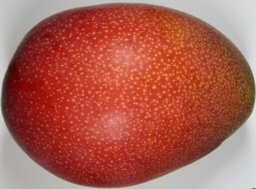
#> input picture dataset/class_a/0359_shrinked.JPG, 256 x 189 px, shrunk from 3151 x 2331 before the run
$ python main_square.py dataset/class_a/0359_shrinked.JPG 100 5
#> lines starting #> are read from the running program, lines starting #| are printed output that depends on the picture; after the words box and inside, x2 and y2 are one past the last pixel; in counts of white or black regions, pixels touching at a corner belong together
import numpy as np
import cv2
import matplotlib.pyplot as plt
import pandas as pd

import random
import sys

import pdb

file_name = sys.argv[1]
size = int(sys.argv[2])
stride = int(sys.argv[3])

# image = cv2.imread('./dataset/class_a/IMG_0366.JPG')
image = cv2.imread(file_name)
#> image is the input picture: shape (189, 256, 3); mean B, G, R 79.9, 93.6, 171.3
rows, cols, depth = image.shape
#> rows = 189; cols = 256; depth = 3

count = 0
diffs = []
a_values = []
a_count = 0
b_count = 0
c_count = 0

print
for x in range(0, cols - size, stride):
    for y in range(0, rows - size, stride):

        mask = np.zeros((rows, cols))
        cv2.rectangle(mask, (y, x), (y+size, x+size), 1, -1)
        mask_ind = np.where(mask == 1, True, False)

        hist_red = np.histogram(image[mask_ind][:,2], bins=255, range=(0, 255))
        hist_green = np.histogram(image[mask_ind][:,1], bins=255, range=(0, 255))
        hist_blue = np.histogram(image[mask_ind][:,0], bins=255, range=(0, 255))

        mode_red_ind = np.where(hist_red[0] == max(hist_red[0]), True, False)
        tmp_ind = [False]
        tmp_ind.extend(mode_red_ind)
        mode_red = hist_red[1][tmp_ind][0]

        mode_green_ind = np.where(hist_green[0][0:150] == max(hist_green[0][0:150]), True, False)
        mode_green_ind = np.concatenate([mode_green_ind, np.array([False]*106)])
        mode_green = hist_green[1][mode_green_ind][0]

        mode_blue_ind = np.where(hist_blue[0][0:150] == max(hist_blue[0][0:150]), True, False)
        mode_blue_ind = np.concatenate([mode_blue_ind, np.array([False]*106)])
        mode_blue = hist_blue[1][mode_blue_ind][0]

        # pdb.set_trace()
        # print((mode_green, mode_blue))
        if(mode_green != 0.0 and mode_blue != 0.0):
            a_values.append(mode_red)

            diff_green_blue = np.abs(mode_green - mode_blue)
            diffs.append(diff_green_blue)

            if(diff_green_blue <= 4):
                a_count += 1
            elif(5 < diff_green_blue and diff_green_blue <= 25):
                b_count += 1
            else:
                c_count += 1

        """
        else:
            tmp = image.copy()
            cv2.rectangle(tmp, (y, x), (y+size, x+size), (0, 255, 0), -1)
            plt.imshow(tmp)
            plt.show()

            mask = np.zeros((rows, cols))
            cv2.rectangle(mask, (y, x), (y+size, x+size), 1, -1)
            mask_ind = np.where(mask == 1, True, False)
            plt.hist(image[mask_ind], bins=255, range=(0, 255), histtype="stepfilled")
            plt.show()

        """
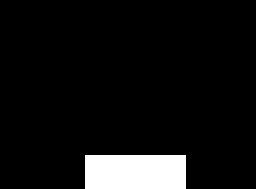
#> mask: shape (189, 256) float64; values 0 (black) and 1 (white), 7.1% white; 1 white region, box (x1, y1, x2, y2) and area: (85, 155, 186, 189) 3434
#> after the loop, a_count = 159; a_values = 576 values, max 208 at index 27, min 127 at index 533, mean 188.9; b_count = 340; c_count = 77; diffs = 576 values, max 45 at index 97, min 0 at index 260, mean 11.7

print('A: ' + str(a_count))
#| A: 159
print('B: ' + str(b_count))
#| B: 340
print('C: ' + str(c_count))
#| C: 77

df = pd.DataFrame({'R': np.array(a_values),
                   'G-B': np.array(diffs)})
#> df = table of 576 rows and 2 columns

df.to_csv('RvsGB.csv')

pdb.set_trace()

# plt.hist(diffs, range=(0, 50), bins=51)
# plt.show()

$ run again, on dataset/class_a/0361_shrinked.JPG
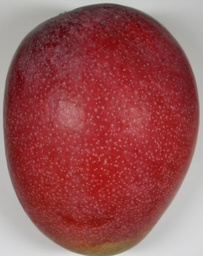
#> input picture dataset/class_a/0361_shrinked.JPG, 203 x 256 px, shrunk from 2440 x 3080 before the run
#> image is the input picture: shape (256, 203, 3); mean B, G, R 84.8, 83.7, 153.1
#> after the loop `for x in range(0, cols - size, stride):`:
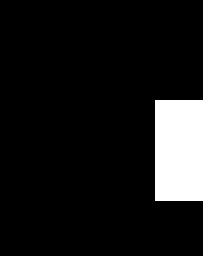
#> mask: shape (256, 203) float64; values 0 (black) and 1 (white), 9.3% white; 1 white region, box (x1, y1, x2, y2) and area: (155, 100, 203, 201) 4848
#> after the loop `for x in range(0, cols - size, stride):`: a_count = 280; a_values = 672 values, max 196 at index 542, min 127 at index 5, mean 164.8; b_count = 361; c_count = 31; diffs = 672 values, max 16 at index 199, min 0 at index 644, mean 5.72
#| A: 280
#| B: 361
#| C: 31
#> df = table of 672 rows and 2 columns

$ run again, on dataset/class_a/0362_shrinked.JPG
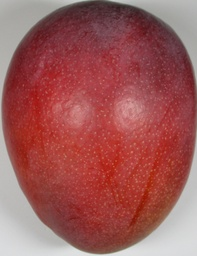
#> input picture dataset/class_a/0362_shrinked.JPG, 197 x 256 px, shrunk from 2280 x 2968 before the run
#> image is the input picture: shape (256, 197, 3); mean B, G, R 88.4, 89.6, 158.1
#> after the loop `for x in range(0, cols - size, stride):`:
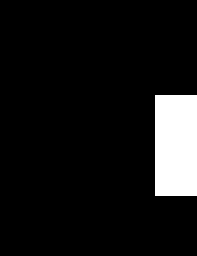
#> mask: shape (256, 197) float64; values 0 (black) and 1 (white), 8.4% white; 1 white region, box (x1, y1, x2, y2) and area: (155, 95, 197, 196) 4242
#> after the loop `for x in range(0, cols - size, stride):`: a_count = 270; a_values = 640 values, max 182 at index 296, min 138 at index 315, mean 172.1; b_count = 342; c_count = 28; diffs = 640 values, max 24 at index 128, min 0 at index 523, mean 6.3
#| A: 270
#| B: 342
#| C: 28
#> df = table of 640 rows and 2 columns

$ run again, on dataset/class_a/0363_shrinked.JPG
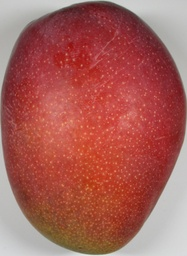
#> input picture dataset/class_a/0363_shrinked.JPG, 187 x 256 px, shrunk from 2352 x 3224 before the run
#> image is the input picture: shape (256, 187, 3); mean B, G, R 87.5, 94.6, 167.7
#> after the loop `for x in range(0, cols - size, stride):`:
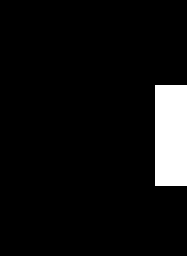
#> mask: shape (256, 187) float64; values 0 (black) and 1 (white), 6.8% white; 1 white region, box (x1, y1, x2, y2) and area: (155, 85, 187, 186) 3232
#> after the loop `for x in range(0, cols - size, stride):`: a_count = 73; a_values = 576 values, max 203 at index 256, min 133 at index 287, mean 188.6; b_count = 462; c_count = 41; diffs = 576 values, max 25 at index 528, min 0 at index 4, mean 9.81
#| A: 73
#| B: 462
#| C: 41
#> df = table of 576 rows and 2 columns
